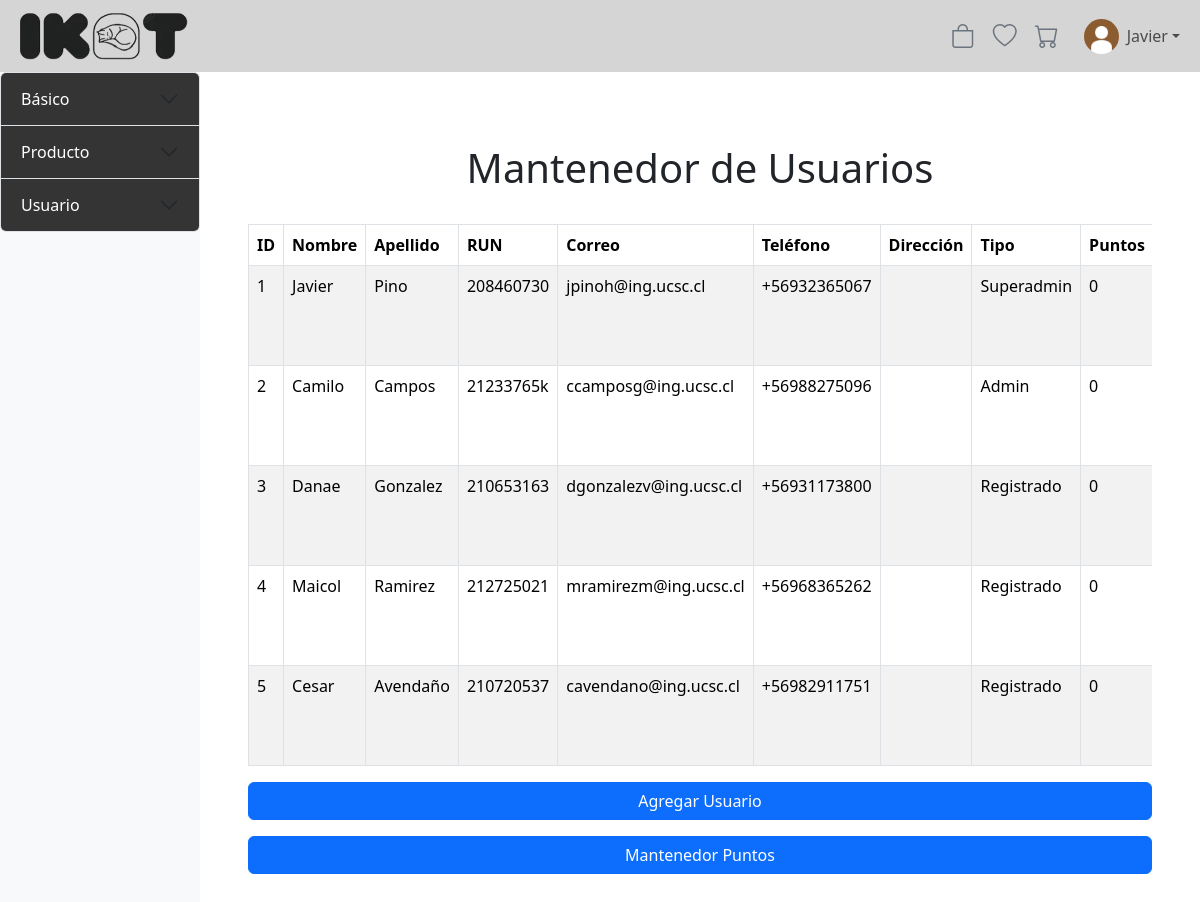
Page /mantenedores/Mantenedor_usuario/mostrar_usuario.php (signed in) on the earlier database version.
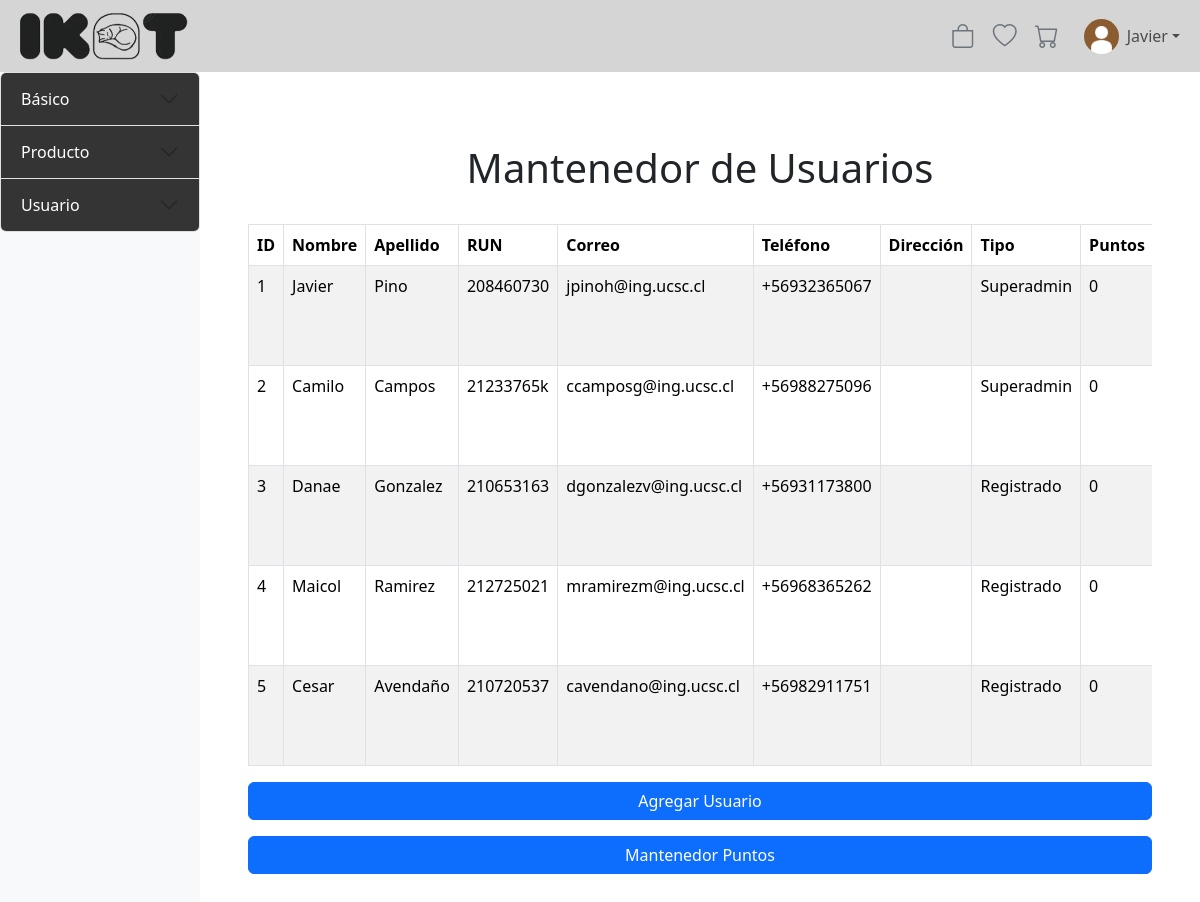
Same page on the later database version.
### tables this page shows
CREATE TABLE `usuario` (
  `id_usuario` int(100) NOT NULL,
  `nombre_usuario` varchar(50) NOT NULL,
  `apellido_usuario` varchar(50) NOT NULL,
  `run_usuario` varchar(9) NOT NULL,
  `correo_usuario` varchar(100) NOT NULL,
  `numero_usuario` varchar(12) NOT NULL,
  `contrasenia_usuario` varchar(255) NOT NULL,
  `direccion_usuario` varchar(100) DEFAULT NULL,
  `tipo_usuario` enum('Admin','Registrado','Superadmin') NOT NULL,
  `puntos_totales` bigint(255) NOT NULL,
  `activo` tinyint(1) NOT NULL DEFAULT 1,
  `ultima_sesion` date DEFAULT NULL,
  `id_carrito` int(11) DEFAULT NULL
);

### mantenedores/Mantenedor_usuario/mostrar_usuario.php (the view, shortened to what this page needs)
<?php
include '../../config/conexion.php';
?>
<!DOCTYPE html>
<html lang="en">
<head>
    <link rel="stylesheet" href="https://cdn.jsdelivr.net/npm/bootstrap-icons@1.11.3/font/bootstrap-icons.min.css">
    <link href="https://cdn.jsdelivr.net/npm/bootstrap@5.3.3/dist/css/bootstrap.min.css" rel="stylesheet">
    <link rel="stylesheet" href="..\..\assets\css\styles.css">
</head>
<body>
    <?php include $_SERVER['DOCUMENT_ROOT'] . '/xampp/TIS-1/IKAT/templates/header.php';?>
    <div class="d-flex">
        <?php include '../sidebar-mantenedores.php';?>
        <div class="content-area flex-grow-1 p-5 col-4 col-md-10">
            <h1 class="text-center p-4">Mantenedor de Usuarios</h1>
            <div class="table-responsive">
                <?php
                    $sql = "SELECT * FROM usuario";
                    $result = $conn->query($sql);
                    if ($result->num_rows > 0) {
                        echo "<table class='table table-bordered table-striped'>
                                <thead class='thead-dark'>
                                    <tr>
                                        <th>ID</th>
                                        <th>Nombre</th>
                                        <th>Apellido</th>
                                        <th>RUN</th>
                                        <th>Correo</th>
                                        <th>Teléfono</th>
                                        <th>Dirección</th>
                                        <th>Tipo</th>
                                        <th>Puntos</th>
                                        <th>Activo</th>
                                        <th>Acciones</th>
                                    </tr>
                                </thead>
                                <tbody>";
                        while ($row = $result->fetch_assoc()) {
                            echo "<tr>
                                    <td>{$row['id_usuario']}</td>
                                    <td>{$row['nombre_usuario']}</td>
                                    <td>{$row['apellido_usuario']}</td>
                                    <td>{$row['run_usuario']}</td>
                                    <td>{$row['correo_usuario']}</td>
                                    <td>{$row['numero_usuario']}</td>
                                    <td>{$row['direccion_usuario']}</td>
                                    <td>{$row['tipo_usuario']}</td>
                                    <td>{$row['puntos_totales']}</td>
                                    <td>{$row['activo']}</td>
                                    <td>
                                        <a class='btn btn-warning btn-sm' data-bs-toggle='modal' data-bs-target='#editarUsuarioModal" . $row["id_usuario"] . "'>Editar</a> |
                                        <a href='cambiar_estado_producto.php?id=" . $row["id_usuario"] . "' class='btn btn-danger btn-sm'>Modificar estado</a>
                                    </td>
                                  </tr>";
                        }
                        echo "</tbody></table>";
                        echo "<a class='btn btn-primary mt-3 d-block' data-bs-toggle='modal' data-bs-target='#agregarUsuarioModal'>Agregar Usuario</a>";
                        echo "<a href='../Mantenedor_puntos/modificar_puntos_usuario.php' class='btn btn-primary mt-3 d-block'>Mantenedor Puntos</a>";
                    } else {
                        echo "<p class='text-center'>No hay usuarios registrados.</p>";
                        echo "<a class='btn btn-primary mt-3 d-block' data-bs-toggle='modal' data-bs-target='#agregarUsuarioModal'>Agregar Usuario</a>";
                        echo "<a href='../menu/menu.html' class='btn btn-primary mt-3 d-block'>Volver al menú</a>";
                    }
                ?>
            </div>
        </div>
    </div>
</body>
</html>

Differences in the rows shown:
changed usuario "Camilo": tipo_usuario "Admin" → "Superadmin"
